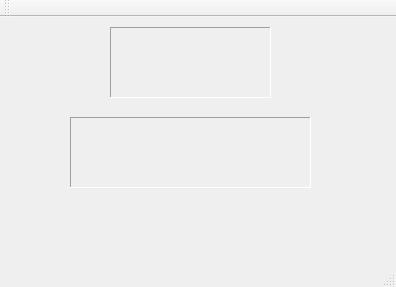
<?xml version="1.0" encoding="UTF-8"?>
<ui version="4.0">
 <class>EducationLuncherClient</class>
 <widget class="QMainWindow" name="EducationLuncherClient">
  <property name="geometry">
   <rect>
    <x>0</x>
    <y>0</y>
    <width>396</width>
    <height>287</height>
   </rect>
  </property>
  <property name="windowTitle">
   <string>EducationLuncherClient</string>
  </property>
  <widget class="QWidget" name="centralWidget">
   <widget class="QLabel" name="label">
    <property name="geometry">
     <rect>
      <x>110</x>
      <y>10</y>
      <width>161</width>
      <height>71</height>
     </rect>
    </property>
    <property name="font">
     <font>
      <family>Agency FB</family>
      <pointsize>24</pointsize>
     </font>
    </property>
    <property name="frameShape">
     <enum>QFrame::Panel</enum>
    </property>
    <property name="frameShadow">
     <enum>QFrame::Sunken</enum>
    </property>
    <property name="text">
     <string/>
    </property>
    <property name="alignment">
     <set>Qt::AlignCenter</set>
    </property>
   </widget>
   <widget class="QLabel" name="statusLabel">
    <property name="geometry">
     <rect>
      <x>70</x>
      <y>100</y>
      <width>241</width>
      <height>71</height>
     </rect>
    </property>
    <property name="font">
     <font>
      <family>Agency FB</family>
      <pointsize>16</pointsize>
     </font>
    </property>
    <property name="frameShape">
     <enum>QFrame::Panel</enum>
    </property>
    <property name="frameShadow">
     <enum>QFrame::Sunken</enum>
    </property>
    <property name="text">
     <string/>
    </property>
    <property name="alignment">
     <set>Qt::AlignCenter</set>
    </property>
   </widget>
  </widget>
  <widget class="QMenuBar" name="menuBar">
   <property name="geometry">
    <rect>
     <x>0</x>
     <y>0</y>
     <width>396</width>
     <height>23</height>
    </rect>
   </property>
  </widget>
  <widget class="QToolBar" name="mainToolBar">
   <attribute name="toolBarArea">
    <enum>TopToolBarArea</enum>
   </attribute>
   <attribute name="toolBarBreak">
    <bool>false</bool>
   </attribute>
  </widget>
  <widget class="QStatusBar" name="statusBar"/>
 </widget>
 <layoutdefault spacing="6" margin="11"/>
 <resources/>
 <connections/>
</ui>
